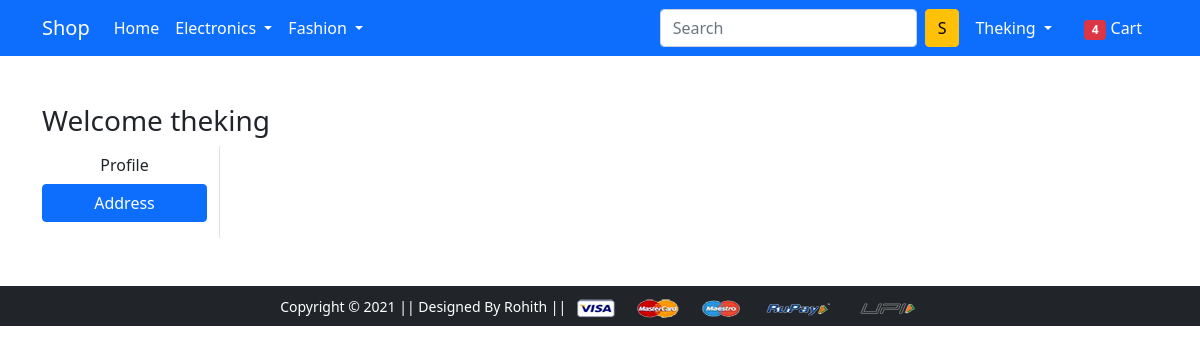
Page /address/ (signed in) on the earlier database version.
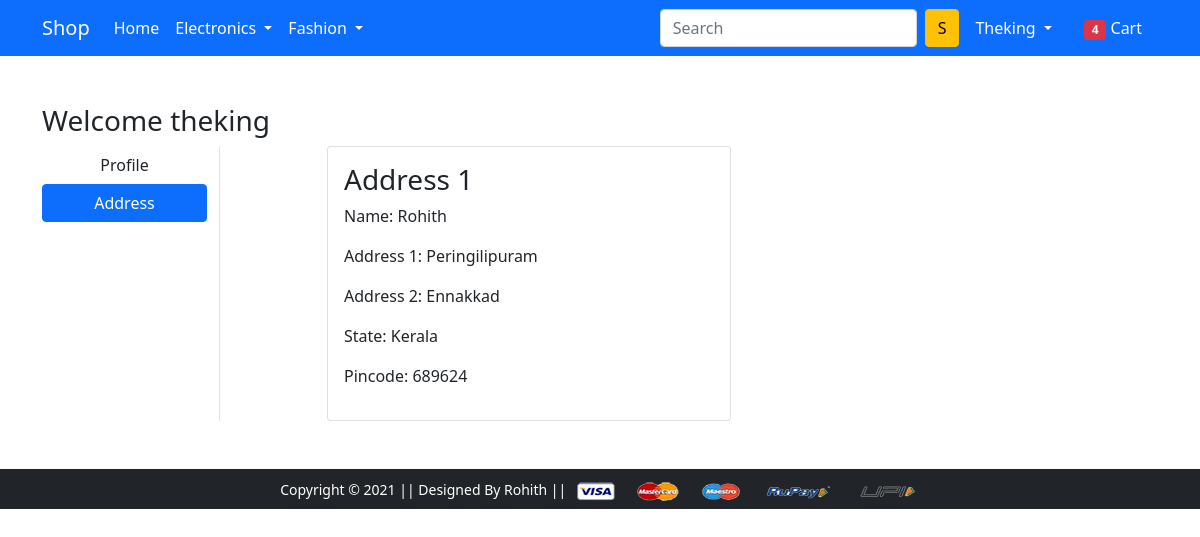
Same page on the later database version.
### app/models.py (models this page shows)
class Customer(models.Model):
    user = models.ForeignKey(User, on_delete=models.CASCADE)
    name = models.CharField(max_length=200)
    locality = models.CharField(max_length=200)
    city = models.CharField(max_length=200)
    zipcode = models.IntegerField()
    state = models.CharField(choices=STATE_CHOICES, max_length=50)

### app/views.py (the view)
# urls.py: path('address/', views.address, name='address'),
def address(request):
    add = Customer.objects.filter(user=request.user)
    content = {'add':add,
               'active':'btn-primary'
    }
    return render(request, 'app/address.html',content)

### app/templates/app/address.html (shortened to what this page needs)
{% extends 'app/base.html' %}
{% load static %}
{% block main-content %}
<div class="container my-5">
 <div class="row">
 <h3>Welcome {{request.user}}</h3>
  <div class="col-sm-2 border-end">
   <ul class="list-unstyled">
    <li class="d-grid"><a href="{% url 'profile' %}" class="btn ">Profile</a></li>
    <li class="d-grid"><a href="{% url 'address' %}" class="btn {{active}}">Address</a></li>
   </ul>
  </div>
  <div class="col-sm-9 offset-sm-1">
   <div class="row">
       {% for ad in add %}
    <div class="col-sm-6">
     <div class="card">
      <div class="card-body">
       <h3>Address {{forloop.counter}}</h3>
       <p>Name: {{ad.name}}</p>
       <p>Address 1: {{ad.locality}}</p>
       <p>Address 2: {{ad.city}}</p>
       <p>State: {{ad.state}}</p>
       <p>Pincode: {{ad.zipcode}}</p>
      </div>
     </div>
    </div>
    {% endfor %}
   </div>
  </div>
 </div>
</div>
{% endblock main-content %}

Differences in the rows shown:
added Customer: name "Rohith", locality "Peringilipuram", city "Ennakkad", state "Kerala", zipcode "689624"
